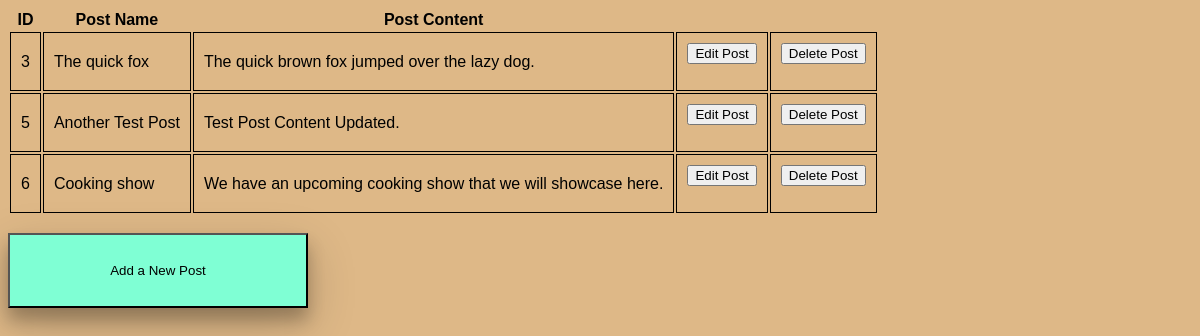
Screenshot of /blog/viewAllPosts.php with the database file from the repository.
### tables this page shows
CREATE TABLE `posts` (
  `id` int(11) NOT NULL,
  `post_name` varchar(50) NOT NULL,
  `post_content` varchar(3000) NOT NULL,
  `rating` decimal(3,0) NOT NULL DEFAULT '5',
  `total_ratings` int(11) NOT NULL DEFAULT '1'
);

### blog/viewAllPosts.php (the view, shortened to what this page needs)
<html>
<head>
</head>
</html>
<?php
    $serverName = "localhost";
    $databaseUser = "root";
    $password = "root";
    $database = "blog";
    $conn = new mysqli($serverName, $databaseUser, $password, $database);
    $sql = "SELECT `posts`.`id`,
    `posts`.`post_name`,
    `posts`.`post_content`
    FROM `blog`.`posts`;";
    if($result = mysqli_query($conn, $sql)){
        if(mysqli_num_rows($result) > 0){
            echo "<table>";
            echo "<tr>";
            echo "<th>ID</th>";
            echo "<th>Post Name</th>";
            echo "<th>Post Content</th>";
            echo "</tr>";
            while($row = mysqli_fetch_array($result)){
                echo "<tr>";
                echo "<td name='id'>" . $row['id'] . "</td>";
                echo "<td>" . $row['post_name'] . "</td>";
                echo "<td>" . $row['post_content'] . "</td>";
                $id = $row['id'];
                echo"<td><form method='POST' id='editPostForm' action='editPost.php?id=$id'>
                    <button type='submit' class='smallButton'>Edit Post</button></form></td>";
                echo"<td><form method='POST' id='deletePostForm' action='deletePostHandler.php?id=$id'>
                    <button type='submit' class='smallButton'>Delete Post</button></form></td>";
            }
            echo "</table>";
        }
        else {
            echo "ERROR: Could not able to execute $sql. " . mysqli_error($conn);
        }
    }
?>
	<br><form method="post" action="newpost.html">
		<button type="submit" class="button">Add a New Post</button>
	</form>

### blog/viewAllPosts.php (style rules this page uses)
td { padding: 10px; border: 1px solid black; border-collapse: collapse; }
.button { background-color: #7FFFD4; width: 300px; cursor: pointer; box-shadow: 0 12px 16px 0 rgba(0,0,0,0.24), 0 17px 50px 0 rgba(0,0,0,0.19); height: 75px; }

### rows the page displays
posts: id "3", post_name "The quick fox", post_content "The quick brown fox jumped over the lazy dog."
posts: id "5", post_name "Another Test Post", post_content "Test Post Content Updated."
posts: id "6", post_name "Cooking show", post_content "We have an upcoming cooking show that we will showcase here."
